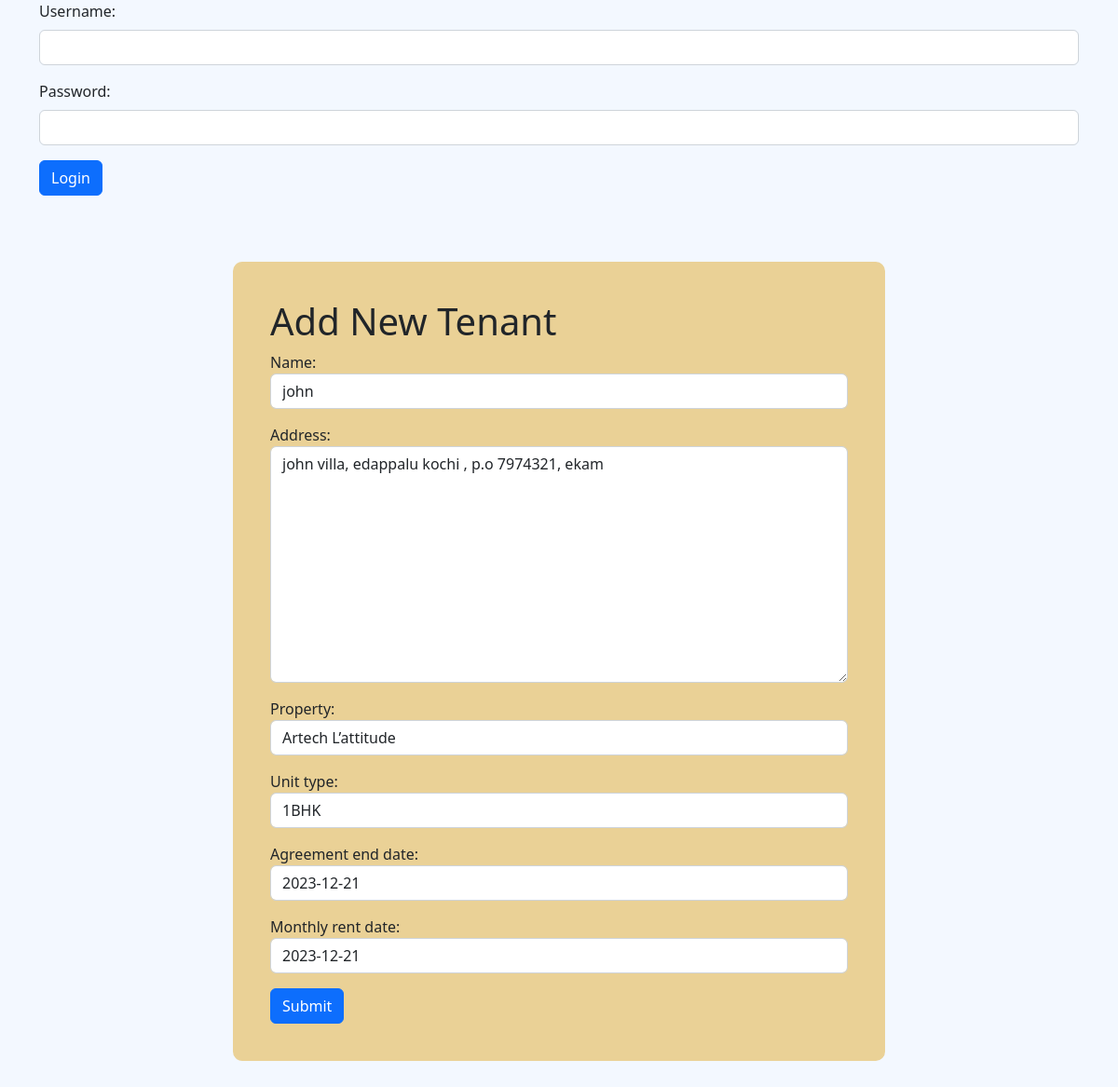
The page /tenant/update/4/ on the database as committed earlier.
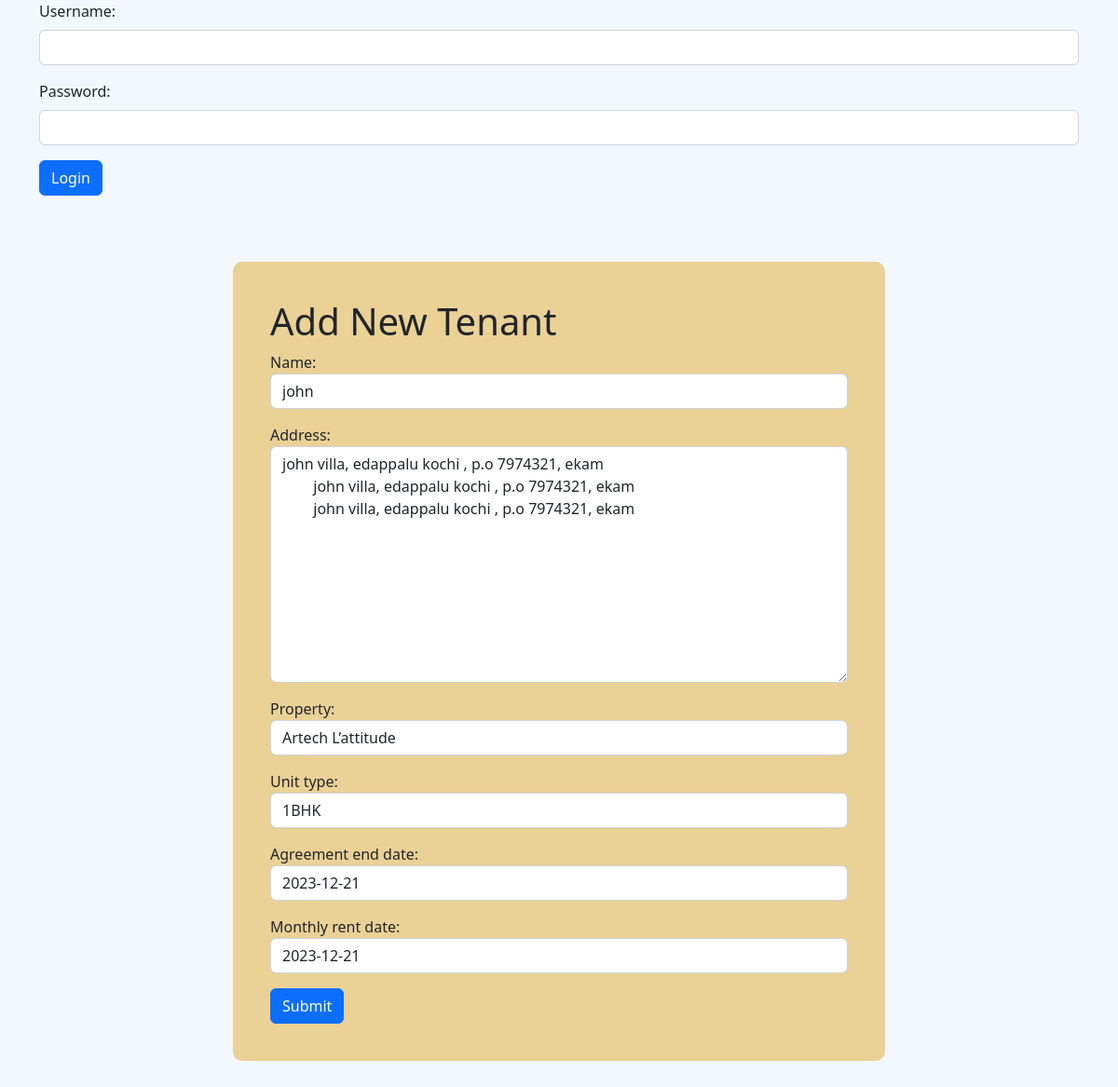
The same page on the database as committed later.
### estate_admin/models.py (models this page shows, shortened)
class Tenant(models.Model):
    name = models.CharField(max_length=255)
    address = models.TextField()
    property = models.ForeignKey(Property, on_delete=models.SET_NULL, null=True, blank=True)
    unit_type = models.CharField(max_length=5, choices=UnitType.choices, default=UnitType.ONE_BHK)
    agreement_end_date = models.DateField(default=datetime.date.today)  # Corrected spelling
    monthly_rent_date = models.DateField(default=datetime.date.today)

class Property(models.Model):
    name = models.CharField(max_length=255)
    address = models.TextField()
    location = models.TextField(default ='tvm')
    features = models.TextField(default ='superb')
    flats_1bhk = models.PositiveIntegerField(default=0)
    flats_2bhk = models.PositiveIntegerField(default=0)
    flats_3bhk = models.PositiveIntegerField(default=0)
    flats_4bhk = models.PositiveIntegerField(default=0)
    def __str__(self):
        return self.name

### estate_admin/views.py (the view)
# urls.py: path('tenant/update/<int:tenant_id>/', views.add_or_update_tenant, name='update_tenant'),
def add_or_update_tenant(request, tenant_id=None):
    if tenant_id:
        tenant = get_object_or_404(Tenant, pk=tenant_id)
        form = TenantForm(request.POST or None, instance=tenant)
    else:
        tenant = None
        form = TenantForm(request.POST or None)
    if request.method == 'POST' and form.is_valid():
        form.save()
        return redirect('list_tenants')  # Redirect to the tenant listing page
    return render(request, 'estate_admin/add_or_edit_tenant.html', {
        'form': form,
        'tenant': tenant
    })

### estate_admin/forms.py
class TenantForm(forms.ModelForm):
    class Meta:
        model = Tenant
        fields = ['name', 'address','property','unit_type','agreement_end_date','monthly_rent_date']
    def __init__(self, *args, **kwargs):
        super(TenantForm, self).__init__(*args, **kwargs)
        for field_name, field in self.fields.items():
            field.widget.attrs['class'] = 'form-control'

### estate_admin/templates/estate_admin/add_or_edit_tenant.html (shortened to what this page needs)
{% extends "estate_admin/index.html" %}
{% load static %}
{% block content %}
<link rel="stylesheet" href="{% static 'estate_admin/add_or_edit_tenant.css' %}">
<div class="container">
<div class="login-box">
    <h1>Add New Tenant</h1>
<form method="post">
    {{ form.as_p }}
    <button type="submit" class="btn btn-primary">Submit</button>
</form>
</div>
</div>
{% endblock content %}

Rows that differ between the two databases and show on the page:
changed Tenant "Artech L’attitude": address "john villa, edappalu kochi , p.o 7974321, ekam" → "john villa, edappalu kochi , p.o 7974321, ekam john villa, edappalu kochi , p.o 7974321, ekam john villa, edappalu kochi , p.o 7974321, ekam"
